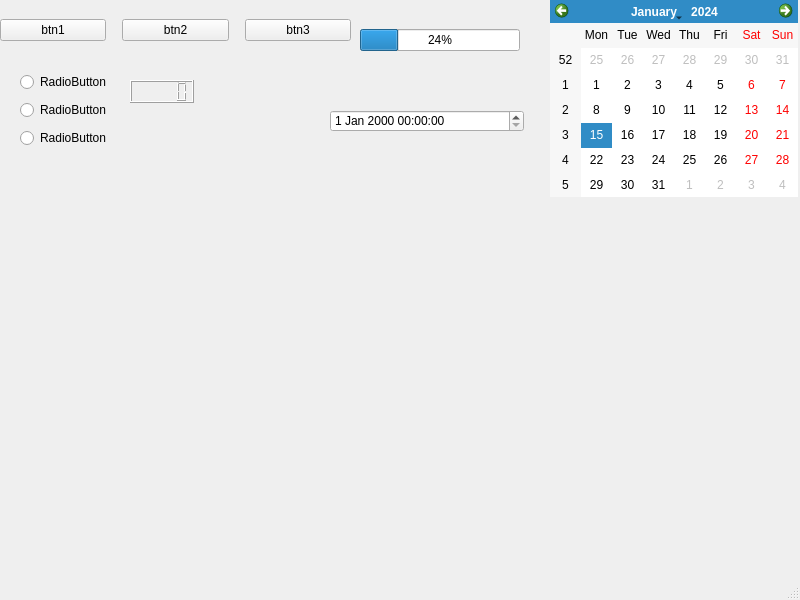
<?xml version="1.0" encoding="UTF-8"?>
<ui version="4.0">
 <class>MainWindow</class>
 <widget class="QMainWindow" name="MainWindow">
  <property name="geometry">
   <rect>
    <x>0</x>
    <y>0</y>
    <width>800</width>
    <height>600</height>
   </rect>
  </property>
  <property name="windowTitle">
   <string>MainWindow</string>
  </property>
  <widget class="QWidget" name="centralwidget">
   <widget class="QWidget" name="horizontalLayoutWidget">
    <property name="geometry">
     <rect>
      <x>0</x>
      <y>0</y>
      <width>351</width>
      <height>61</height>
     </rect>
    </property>
    <layout class="QHBoxLayout" name="horizontalLayout">
     <item>
      <widget class="QPushButton" name="pushButton_2">
       <property name="text">
        <string>btn1</string>
       </property>
      </widget>
     </item>
     <item>
      <spacer name="horizontalSpacer">
       <property name="orientation">
        <enum>Qt::Horizontal</enum>
       </property>
       <property name="sizeType">
        <enum>QSizePolicy::Fixed</enum>
       </property>
       <property name="sizeHint" stdset="0">
        <size>
         <width>10</width>
         <height>10</height>
        </size>
       </property>
      </spacer>
     </item>
     <item>
      <widget class="QPushButton" name="pushButton">
       <property name="text">
        <string>btn2</string>
       </property>
      </widget>
     </item>
     <item>
      <spacer name="horizontalSpacer_2">
       <property name="orientation">
        <enum>Qt::Horizontal</enum>
       </property>
       <property name="sizeType">
        <enum>QSizePolicy::Fixed</enum>
       </property>
       <property name="sizeHint" stdset="0">
        <size>
         <width>10</width>
         <height>10</height>
        </size>
       </property>
      </spacer>
     </item>
     <item>
      <widget class="QPushButton" name="pushButton_3">
       <property name="text">
        <string>btn3</string>
       </property>
      </widget>
     </item>
    </layout>
   </widget>
   <widget class="QWidget" name="verticalLayoutWidget">
    <property name="geometry">
     <rect>
      <x>360</x>
      <y>0</y>
      <width>160</width>
      <height>80</height>
     </rect>
    </property>
    <layout class="QVBoxLayout" name="verticalLayout">
     <item>
      <widget class="QProgressBar" name="progressBar">
       <property name="value">
        <number>24</number>
       </property>
      </widget>
     </item>
    </layout>
   </widget>
   <widget class="QWidget" name="verticalLayoutWidget_2">
    <property name="geometry">
     <rect>
      <x>20</x>
      <y>70</y>
      <width>101</width>
      <height>80</height>
     </rect>
    </property>
    <layout class="QVBoxLayout" name="verticalLayout_2">
     <item>
      <widget class="QRadioButton" name="radioButton">
       <property name="text">
        <string>RadioButton</string>
       </property>
      </widget>
     </item>
     <item>
      <widget class="QRadioButton" name="radioButton_2">
       <property name="text">
        <string>RadioButton</string>
       </property>
      </widget>
     </item>
     <item>
      <widget class="QRadioButton" name="radioButton_3">
       <property name="text">
        <string>RadioButton</string>
       </property>
      </widget>
     </item>
    </layout>
   </widget>
   <widget class="QCalendarWidget" name="calendarWidget">
    <property name="geometry">
     <rect>
      <x>550</x>
      <y>0</y>
      <width>248</width>
      <height>197</height>
     </rect>
    </property>
   </widget>
   <widget class="QLCDNumber" name="lcdNumber">
    <property name="geometry">
     <rect>
      <x>130</x>
      <y>80</y>
      <width>64</width>
      <height>23</height>
     </rect>
    </property>
   </widget>
   <widget class="QDateTimeEdit" name="dateTimeEdit">
    <property name="geometry">
     <rect>
      <x>330</x>
      <y>110</y>
      <width>194</width>
      <height>22</height>
     </rect>
    </property>
   </widget>
  </widget>
  <widget class="QMenuBar" name="menubar">
   <property name="geometry">
    <rect>
     <x>0</x>
     <y>0</y>
     <width>800</width>
     <height>23</height>
    </rect>
   </property>
  </widget>
  <widget class="QStatusBar" name="statusbar"/>
 </widget>
 <resources/>
 <connections/>
</ui>
